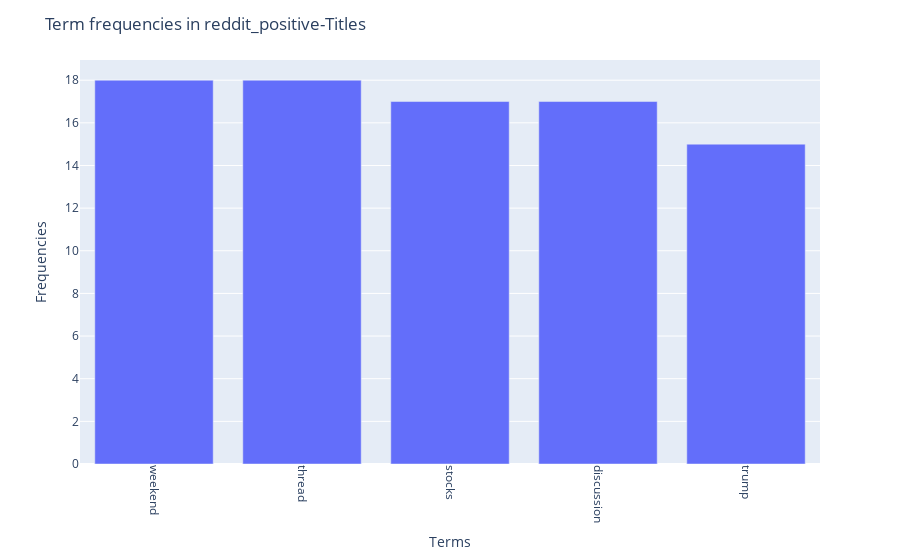
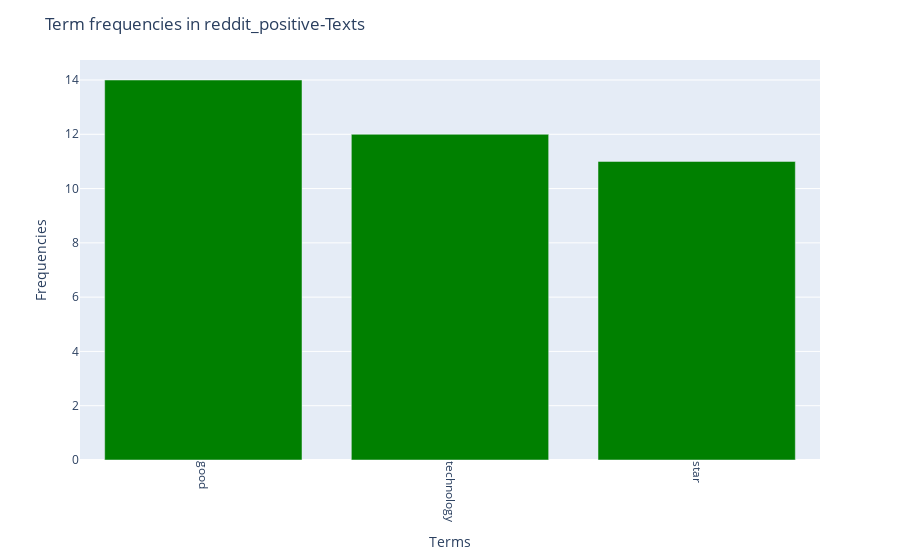

These figures' notebook cell, in order:
### Code cell
get_freq_plt(reddit_positive, 'Term frequencies in reddit_positive')

### Figure 1 — Plotly figure (JSON) as saved in the notebook; plotly's stock layout.template omitted (floating-point values rounded to 4 significant figures)
{"data": [{"hovertemplate": "x=%{x}<br>y=%{y}<extra></extra>", "legendgroup": "", "marker": {"color": "#636efa", "pattern": {"shape": ""}}, "name": "", "orientation": "v", "showlegend": false, "textposition": "auto", "type": "bar", "x": ["weekend", "thread", "stocks", "discussion", "trump"], "xaxis": "x", "y": [18, 18, 17, 17, 15], "yaxis": "y"}], "layout": {"barmode": "relative", "legend": {"tracegroupgap": 0}, "margin": {"t": 60}, "title": {"text": "Term frequencies in reddit_positive-Titles"}, "xaxis": {"anchor": "y", "domain": [0, 1], "tickangle": 90, "title": {"text": "Terms"}}, "yaxis": {"anchor": "x", "domain": [0, 1], "title": {"text": "Frequencies"}}}}

### Figure 2 — Plotly figure (JSON) as saved in the notebook; plotly's stock layout.template omitted (floating-point values rounded to 4 significant figures)
{"data": [{"hovertemplate": "x=%{x}<br>y=%{y}<extra></extra>", "legendgroup": "", "marker": {"color": "green", "pattern": {"shape": ""}}, "name": "", "orientation": "v", "showlegend": false, "textposition": "auto", "type": "bar", "x": ["good", "technology", "star"], "xaxis": "x", "y": [14, 12, 11], "yaxis": "y"}], "layout": {"barmode": "relative", "legend": {"tracegroupgap": 0}, "margin": {"t": 60}, "title": {"text": "Term frequencies in reddit_positive-Texts"}, "xaxis": {"anchor": "y", "domain": [0, 1], "tickangle": 90, "title": {"text": "Terms"}}, "yaxis": {"anchor": "x", "domain": [0, 1], "title": {"text": "Frequencies"}}}}
